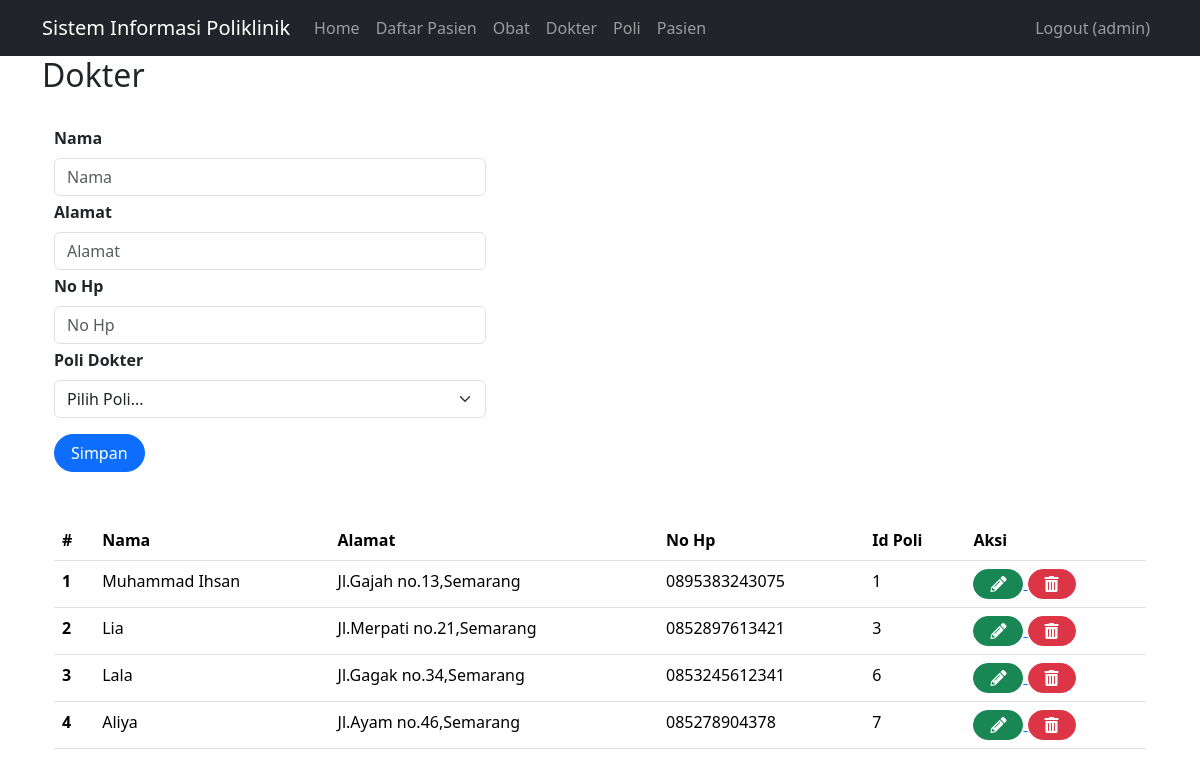
The page /index.php?page=dokter (signed in) on the database its author committed.
### tables this page shows
CREATE TABLE `dokter` (
  `id` int(11) NOT NULL,
  `nama` varchar(255) NOT NULL,
  `alamat` varchar(255) NOT NULL,
  `no_hp` varchar(50) NOT NULL,
  `id_poli` int(11) NOT NULL
);

### dokter.php (the view, shortened to what this page needs)
<h2>Dokter</h2>
<br>
<div class="container">
    <form class="form row" method="POST" style="width: 30rem;" action="" name="myForm" onsubmit="return(validate());">
        <?php
        $nama = '';
        $alamat = '';
        $no_hp = '';
        ?>
        <div class="row">
            <label for="inputNama" class="form-label fw-bold">
                Nama
            </label>
            <div>
                <input type="text" class="form-control" name="nama" id="inputNama" placeholder="Nama" value="<?php echo $nama ?>">
            </div>
        </div>
        <div class="row mt-1">
            <label for="inputAlamat" class="form-label fw-bold">
                Alamat
            </label>
            <div>
                <input type="text" class="form-control" name="alamat" id="inputAlamat" placeholder="Alamat" value="<?php echo $alamat ?>">
            </div>
        </div>
        <div class="row mt-1">
            <label for="inputNohp" class="form-label fw-bold">
                No Hp
            </label>
            <div>
                <input type="text" class="form-control" name="no_hp" id="inputNohp" placeholder="No Hp" value="<?php echo $no_hp ?>">
            </div>
        </div>
        <div class="row mt-1">
            <label for="id_poli" class="form-label fw-bold">
                Poli Dokter
            </label>
            <div>
                <select class="form-select" aria-label="id_poli" name="id_poli">
                    <option selected>Pilih Poli...</option>
                </select>
            </div>
        </div>
        <div class="row mt-3">
            <div class=col>
                <button type="submit" class="btn btn-primary rounded-pill px-3 mt-auto" name="simpan">Simpan</button>
            </div>
        </div>
    </form>
    <br>
    <br>
    <table class="table table-hover">
        <thead>
            <tr>
                <th scope="col">#</th>
                <th scope="col">Nama</th>
                <th scope="col">Alamat</th>
                <th scope="col">No Hp</th>
                <th scope="col">Id Poli</th>
                <th scope="col">Aksi</th>
            </tr>
        </thead>
        <tbody>
            <?php
            $result = mysqli_query($mysqli, "SELECT * FROM dokter");
            $no = 1;
            while ($data = mysqli_fetch_array($result)) {
            ?>
                <tr>
                    <th scope="row"><?php echo $no++ ?></th>
                    <td><?php echo $data['nama'] ?></td>
                    <td><?php echo $data['alamat'] ?></td>
                    <td><?php echo $data['no_hp'] ?></td>
                    <td><?php echo $data['id_poli'] ?></td>
                    <td>
                        <a href="index.php?page=dokter&id=<?php echo $data['id'] ?>">
                            <i class="fas fa-pencil-alt btn btn-success rounded-pill px-3" title="Ubah"></i>
                        </a>
                        <a href="index.php?page=dokter&id=<?php echo $data['id'] ?>&aksi=hapus">
                            <i class="fas fa-trash-alt btn btn-danger rounded-pill px-3" title="Hapus"></i>
                        </a>
                    </td>
                </tr>
            <?php
            }
            ?>
        </tbody>
    </table>

### rows shown on the page
dokter: nama "Muhammad Ihsan", alamat "Jl.Gajah no.13,Semarang", no_hp "0895383243075", id_poli "1"
dokter: nama "Lia", alamat "Jl.Merpati no.21,Semarang", no_hp "0852897613421", id_poli "3"
dokter: nama "Lala", alamat "Jl.Gagak no.34,Semarang", no_hp "0853245612341", id_poli "6"
dokter: nama "Aliya", alamat "Jl.Ayam no.46,Semarang", no_hp "085278904378", id_poli "7"

### other values the page prints
$_SESSION['username'] "admin"
